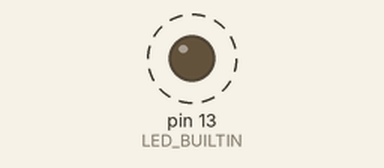
A sketch run on a simulated Arduino Uno, built with avr-gcc and run on an emulated ATmega328P. On the bench: output pins drawn as LEDs (lit = HIGH). Dashed ring = blinking.

Above: at 0.5 s.
Timing chart, 0 to 3.0 s (numbered marks = the images above):
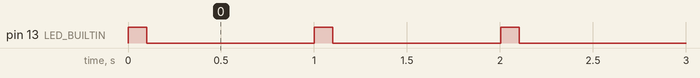

Measured:
- by itself, pin 13 (LED_BUILTIN): alternates HIGH for 0.10 s and LOW for 0.90 s

The sketch:

A_FunctClassDev.ino
```cpp
/*
    Arduino에서 함수를 인자로 호출하는 Class작성
*/
//==========================================================================================

// 루프 안에서 일정 주기가 돌아오면 그 주기 시각에 어떤 일을 하는 객체
// ex. 주기 5000 millis 마다 LED를 토글한다.
// ex. 주기 10,000 millis 마다 온도 센서를 읽는다.
class RaiseTimeEventInLoop {
    public:
        // t_anchor : static이고 초기는 이 함수가 실행되는 때의 시간.
        // 이후로는 period_t가 지난 후의 시스템 시간
        unsigned long t_anchor;
        // t_current : 루프 중에 시스템 시간을 계산한다.
        unsigned long t_current;
        void (*pfunct) (void);
    public:
        RaiseTimeEventInLoop(){
            t_anchor = millis();
            t_current = millis();
        }
        RaiseTimeEventInLoop(void (*fptr)(void)){
            t_anchor = millis();
            t_current = millis();
            pfunct = fptr;
        }
        void EachEveryTimeIn(unsigned long t_period) { EachEveryTimeIn((t_period), pfunct); }
        void EachEveryTimeIn(unsigned long t_period, void (*fptr)(void));
        void EachEveryTimeIn(int t_period, void(*fptr)(void)) { EachEveryTimeIn((unsigned long) t_period, fptr);}


        // void operator()();
        // void operator()(void (*fptr)(void));
};

// void RaiseTimeEventInLoop::operator()()
// {
//     static bool statusLED = 0;
//     statusLED = !statusLED;
//     digitalWrite(LED_BUILTIN, statusLED);
// }

// void RaiseTimeEventInLoop::operator()(void (*fptr)(void))
// {
//     fptr();
// }

void RaiseTimeEventInLoop::EachEveryTimeIn(unsigned long t_period, void (*fptr)(void))
{
    // 조건식 : refClass.t_current-refClass.t_anchor > t_period
    // yes : t_period보다 더 많은 시간이 흘렀다는 이야기
    // no : t_period보다 더 적으니 시간이 찰 때까지 기다려야한다는 이야기
    // 이 조건식의 두 조건 모두 t_current는 millis()의 반환값을 동시에 가져야 다음 호출에서 의미를 가짐
    if (t_current - t_anchor >= t_period) {
        //주기마다 실행해야할 함수를 작성한다.
        fptr();
        t_anchor = t_current;
    }
    t_current = millis();
}

//=========================================================================================

// 루프에서 어떤 시간동안 어떤 동작을 하는 클래스.
// ex. 60초 주기 5초동안에 분사하는 동작
// 필요요소: 주기, 동작시간, 동작정의함수
class PeriodicMthdInLoop {
    // member variable
    public:
        unsigned long t_period, t_duration, t_anchor, t_current;
        void (*fptr_dr) (void);
        void (*fptr_dflt) (void);
    private:
        bool prev_flg, curr_flg;  // 매개 함수 실행을 딱 한번 하기 위한 상태값
    // member function
    public:
        // constructor
        PeriodicMthdInLoop(void) {
            t_anchor = millis();
            t_current = millis();
            prev_flg = false;
            curr_flg = false;
        }
        PeriodicMthdInLoop(unsigned long period, unsigned long duration,
                           void (*f_fptr1) (void), void (*f_fptr2) (void))
                          : t_period(period), t_duration(duration),
                            fptr_dr(f_fptr1), fptr_dflt(f_fptr2) {
            t_anchor = millis();
            t_current = millis();
        }
        int CheckCurrentStat(void);
        int CheckCurrentStat(unsigned long, unsigned long, void (*)(void), void(*)(void));
};

int PeriodicMthdInLoop::CheckCurrentStat(void){
    // 조건식 t_current - t_anchor < t_period
    // yes : 지금은 주기 안에 있다는 이야기임
    // no : 주기 밖에 있으므로 얼른 초기화하고 돌아나가야 함
    if (t_current - t_anchor < t_period) {              // t_period안에 들어온 상황
        // 조건식 : t_current - t_anchor < t_duration
        // yes : 무엇인가 동작을 해야함
        // no : default 동작을 해야함
        if (t_current - t_anchor < t_duration) {            // t_duration 안에 들어오 상황
            curr_flg = true;
            // 무슨 동작을 해야하는데 루프마다 무슨 동작을 할 필요는 없다.
            // 단호하게 상태가 바뀌는 그때, 딱 한번만 해야한다.
            // 그러므로 아래와 같은 조건식이 필요하겠다.
            if ((!prev_flg)&&(curr_flg)){
                fptr_dr();
                prev_flg = curr_flg;
            }
            t_current = millis();
            return 1;
        } else {                                            // t_duration 밖에 상황
            curr_flg = false;
            // duration밖에 도달하는 default 동작도 한번만 하면된다.
            // 그래서 아래 식이 필요하겠다.
            if ((prev_flg)&&(!curr_flg)){
                fptr_dflt();
                prev_flg = curr_flg;
            }
            t_current = millis();
            return 0;
        }
    } else {                                            // t_period 밖의 상활
        // 다시 period(주기)가 시작되도록 인수들을 조정한다.
        t_anchor = millis();
        t_current = millis();
        return 0;
    }
}

// CheckCurrentStat의 인수용 버젼. 이 함수를 통하여 클래스 내에 있는 변수를 조정하고
// 계속 인수를 변경해서 쓸 수 있다. 이 말은 주기와 동작 시간과 동작 함수, 디폴트 함수를
// 루프 안에서 경우에 따라 다르게 쓸 수 있다는 이야기가 된다.
// 인수를 조정한 후 CheckCurrentStat(void) 함수를 그대로 이용하여 사용한다.
int PeriodicMthdInLoop::CheckCurrentStat(unsigned long period, unsigned long duration,
                                         void (*fptr1)(void), void (*fptr2)(void)) {
    t_period = period;
    t_duration = duration;
    fptr_dr = fptr1;
    fptr_dflt = fptr2;
    CheckCurrentStat();
}

//=========================================================================================


void blink(void)
{
    static bool statusLED = 0;
    statusLED = !statusLED;
    digitalWrite(LED_BUILTIN, statusLED);
}


RaiseTimeEventInLoop check; //전역으로 선언해야 loop()에서 보인다.
PeriodicMthdInLoop blinkLED(500, 100, blink, blink);

// the setup function runs once when you press reset or power the board
void setup() {
    // initialize digital pin LED_BUILTIN as an output.
    pinMode(LED_BUILTIN, OUTPUT);
}

// the loop function runs over and over again forever
void loop() {
    // check.EachEveryTimeIn(50, blink);
    blinkLED.CheckCurrentStat(1000,100, blink, blink);
}
```
